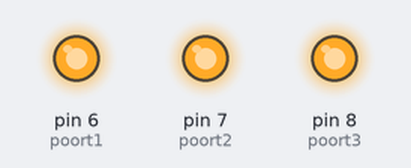
This sketch was run on a simulated Arduino Uno, built with avr-gcc and run on an emulated ATmega328P. Shown: output pins drawn as LEDs (lit = HIGH).

Above: at 0.1 s.
Timing chart, 0 to 1.6 s (numbered marks = the images above):
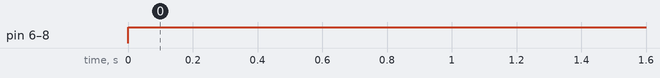

The sketch:

Code_kop.ino
```cpp
#include <Wire.h>
const int poort1= 6;
const int poort2= 7;
const int poort3= 8;

void setup(){
  pinMode(poort1, OUTPUT);
  pinMode(poort2, OUTPUT);
  pinMode(poort3, OUTPUT);
  Wire.begin();
  Serial.begin(9600);
}
void loop(){
  digitalWrite(poort1, HIGH);
  digitalWrite(poort2, HIGH);
  digitalWrite(poort3, HIGH);
}
```

Measured:
- by itself, pin 6 (poort1), pin 7 (poort2), pin 8 (poort3): LOW → HIGH at 0.00 s
